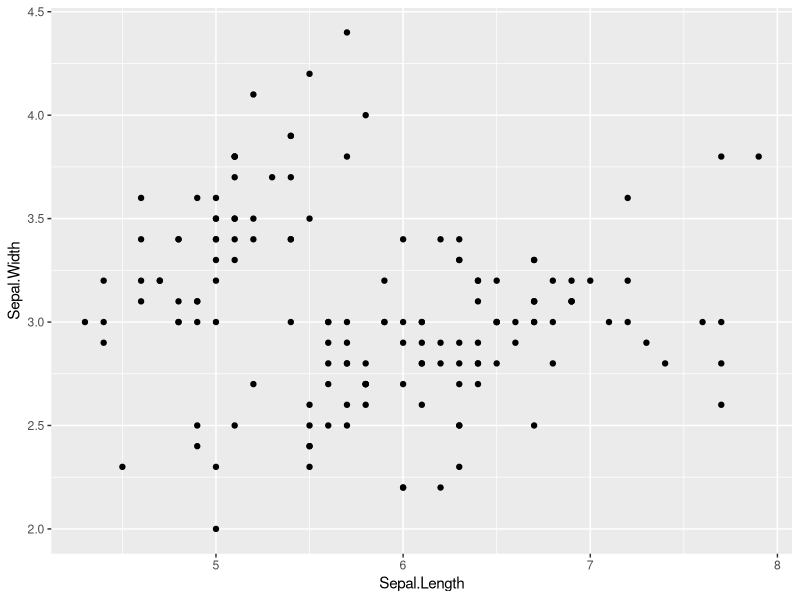

Here is the R script that generated this plot:
# This is an R Script, that I will practice on.

library(ggplot2)

ggplot(data = iris,
       aes(x = Sepal.Length,
           y = Sepal.Width)) + 
  geom_point()